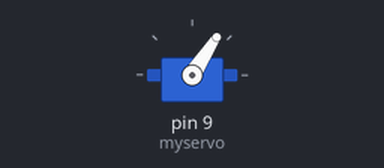
A sketch run on a simulated Arduino Uno, built with avr-gcc and run on an emulated ATmega328P. On the bench: servo.

Above: at 0.05 s.
At 0.35 s:
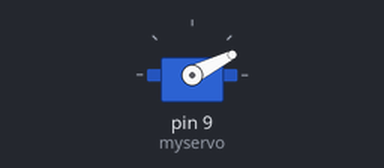
At 0.65 s:
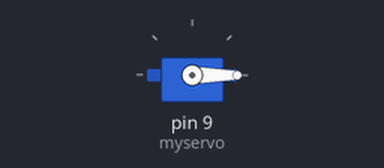
At 1.25 s:
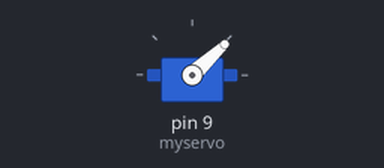
Timing chart, 0 to 5.6 s (numbered marks = the images above):
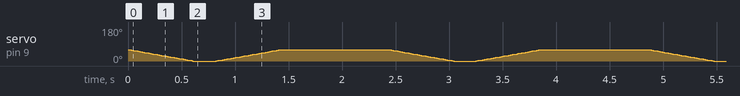

The sketch:

wiper.ino
```cpp
#include <Servo.h>

Servo myservo;  // create servo object to control a servo
int min = 0;
int max = 60;

void setup() {
  myservo.attach(9);  // (pin, min, max)
}

void loop() {
  for(int x=max; x>=min; x--){
    myservo.write(x);
    delay(10);
  }
  delay(200);

  for(int x=min; x<=max; x++){
    myservo.write(x);
    delay(10);
  }
  delay(1000);

}
```
